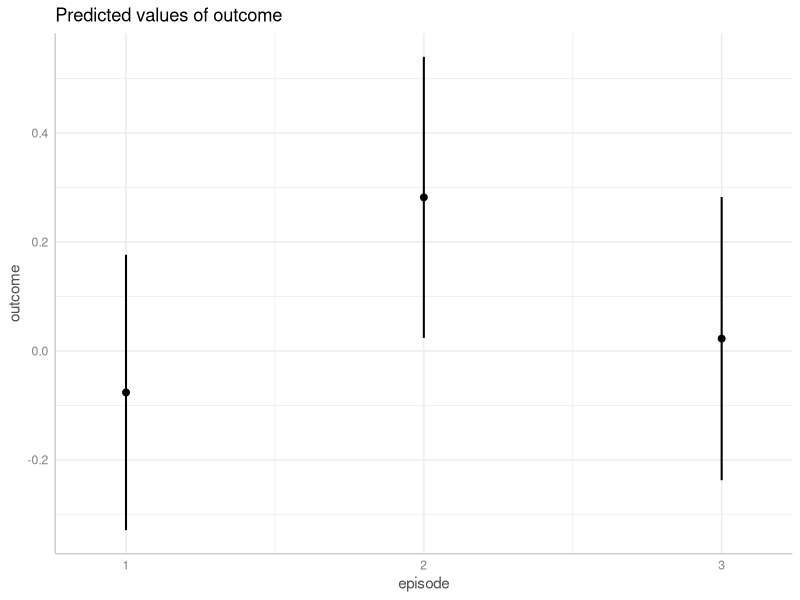
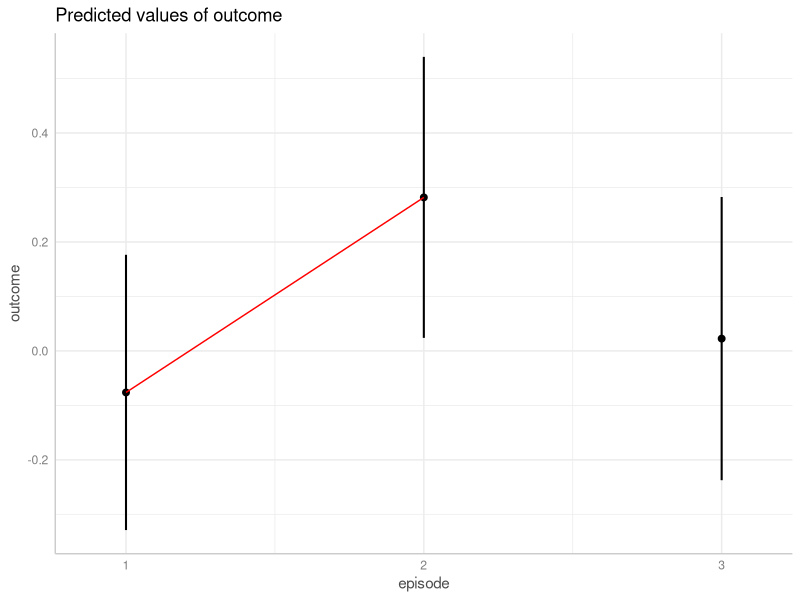

Reproduce these figures in R, in order. (Note: this script raises an error after producing the figures.)
## ---- chunk 1
knitr::opts_chunk$set(
  collapse = TRUE,
  comment = "#>",
  dev = "png",
  fig.width = 7,
  fig.height = 3.5,
  message = FALSE, warning = FALSE)
options(width = 800)

if (!requireNamespace("ggplot2", quietly = TRUE) ||
    !requireNamespace("parameters", quietly = TRUE)) {
  knitr::opts_chunk$set(eval = FALSE)
}
## ---- chunk 2
library(ggeffects)
library(parameters)
library(ggplot2)

set.seed(123)
n <- 200
d <- data.frame(
  outcome = rnorm(n),
  group = as.factor(sample(c("treatment", "control"), n, TRUE)),
  episode = as.factor(sample(1:3, n, TRUE)),
  sex = as.factor(sample(c("female", "male"), n, TRUE, prob = c(.4, .6)))
)
model1 <- lm(outcome ~ group + episode, data = d)
model_parameters(model1)
## ---- chunk 3
mydf <- ggpredict(model1, "episode")
mydf

plot(mydf)
## ---- chunk 4
p <- plot(mydf)
line_data <- as.data.frame(mydf)[1:2, ]

p + geom_line(
  data = line_data,
  mapping = aes(x = as.numeric(x), y = predicted),
  color = "red"
)
ht1 <- hypothesis_test(model1, "episode")
## ---- chunk 5
hypothesis_test(model1, "episode")
## ---- chunk 6
model2 <- lm(outcome ~ group * episode, data = d)
model_parameters(model2)
## ---- chunk 7
mydf <- ggpredict(model2, c("episode", "group"))
mydf

plot(mydf)
## ---- chunk 8
p <- plot(mydf)
line_data <- as.data.frame(mydf)[3:4, 1:2]
line_data$group_col <- "control"
# p + geom_line(
#   data = line_data,
#   aes(x = as.numeric(x), y = predicted, group = NULL, color = NULL),
#   color = "orange",
#   arrow = arrow(length = unit(0.1, "inches"), ends = "both", angle = 40)
# )
p + geom_segment(
  data = line_data,
  aes(
    x = as.numeric(x) - .06, xend = as.numeric(x) + .06,
    y = predicted[1], yend = predicted[2], group = NULL, color = NULL
  ),
  color = "orange",
  arrow = arrow(length = unit(0.1, "inches"), ends = "both", angle = 40)
)
ht2 <- hypothesis_test(model2, c("episode", "group"))
## ---- chunk 9
# we want "episode = 2-2" and "group = control-treatment"
hypothesis_test(model2, c("episode", "group"))
## ---- chunk 10
# predictions - our groups we want to include in our comparison
# are row 2 ("b2") and row 5 ("b5")
hypothesis_test(model2, c("episode", "group"), test = NULL)

# compute specific contrast directly
hypothesis_test(model2, c("episode", "group"), test = "b2 = b5")
